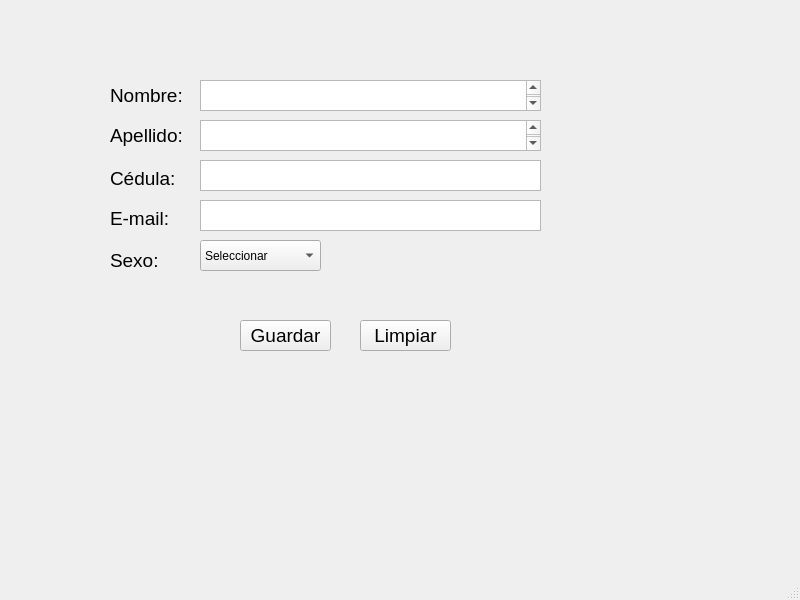
<?xml version="1.0" encoding="UTF-8"?>
<ui version="4.0">
 <class>lblSexo</class>
 <widget class="QMainWindow" name="lblSexo">
  <property name="geometry">
   <rect>
    <x>0</x>
    <y>0</y>
    <width>800</width>
    <height>600</height>
   </rect>
  </property>
  <property name="windowTitle">
   <string>MainWindow</string>
  </property>
  <widget class="QWidget" name="centralwidget">
   <widget class="QLabel" name="lblNombre">
    <property name="geometry">
     <rect>
      <x>110</x>
      <y>80</y>
      <width>101</width>
      <height>31</height>
     </rect>
    </property>
    <property name="font">
     <font>
      <pointsize>14</pointsize>
     </font>
    </property>
    <property name="text">
     <string>Nombre:</string>
    </property>
   </widget>
   <widget class="QLabel" name="lblApellido">
    <property name="geometry">
     <rect>
      <x>110</x>
      <y>120</y>
      <width>81</width>
      <height>31</height>
     </rect>
    </property>
    <property name="font">
     <font>
      <pointsize>14</pointsize>
     </font>
    </property>
    <property name="text">
     <string>Apellido:</string>
    </property>
   </widget>
   <widget class="QLabel" name="lblCedula">
    <property name="geometry">
     <rect>
      <x>110</x>
      <y>170</y>
      <width>71</width>
      <height>16</height>
     </rect>
    </property>
    <property name="font">
     <font>
      <pointsize>14</pointsize>
     </font>
    </property>
    <property name="text">
     <string>Cédula:</string>
    </property>
   </widget>
   <widget class="QLabel" name="lblEmail">
    <property name="geometry">
     <rect>
      <x>110</x>
      <y>210</y>
      <width>71</width>
      <height>16</height>
     </rect>
    </property>
    <property name="font">
     <font>
      <pointsize>14</pointsize>
     </font>
    </property>
    <property name="text">
     <string>E-mail:</string>
    </property>
   </widget>
   <widget class="QLabel" name="label">
    <property name="geometry">
     <rect>
      <x>110</x>
      <y>250</y>
      <width>61</width>
      <height>21</height>
     </rect>
    </property>
    <property name="font">
     <font>
      <pointsize>14</pointsize>
     </font>
    </property>
    <property name="text">
     <string>Sexo:</string>
    </property>
   </widget>
   <widget class="QTextEdit" name="textNombre">
    <property name="geometry">
     <rect>
      <x>200</x>
      <y>80</y>
      <width>341</width>
      <height>31</height>
     </rect>
    </property>
    <property name="font">
     <font>
      <pointsize>16</pointsize>
     </font>
    </property>
   </widget>
   <widget class="QTextEdit" name="textApellido">
    <property name="geometry">
     <rect>
      <x>200</x>
      <y>120</y>
      <width>341</width>
      <height>31</height>
     </rect>
    </property>
    <property name="font">
     <font>
      <pointsize>16</pointsize>
     </font>
    </property>
   </widget>
   <widget class="QTextEdit" name="textCedula">
    <property name="geometry">
     <rect>
      <x>200</x>
      <y>160</y>
      <width>341</width>
      <height>31</height>
     </rect>
    </property>
    <property name="html">
     <string>&lt;!DOCTYPE HTML PUBLIC &quot;-//W3C//DTD HTML 4.0//EN&quot; &quot;http://www.w3.org/TR/REC-html40/strict.dtd&quot;&gt;
&lt;html&gt;&lt;head&gt;&lt;meta name=&quot;qrichtext&quot; content=&quot;1&quot; /&gt;&lt;style type=&quot;text/css&quot;&gt;
p, li { white-space: pre-wrap; }
&lt;/style&gt;&lt;/head&gt;&lt;body style=&quot; font-family:'MS Shell Dlg 2'; font-size:8.25pt; font-weight:400; font-style:normal;&quot;&gt;
&lt;p style=&quot;-qt-paragraph-type:empty; margin-top:0px; margin-bottom:0px; margin-left:0px; margin-right:0px; -qt-block-indent:0; text-indent:0px;&quot;&gt;&lt;br /&gt;&lt;/p&gt;&lt;/body&gt;&lt;/html&gt;</string>
    </property>
   </widget>
   <widget class="QTextEdit" name="textEmail">
    <property name="geometry">
     <rect>
      <x>200</x>
      <y>200</y>
      <width>341</width>
      <height>31</height>
     </rect>
    </property>
   </widget>
   <widget class="QComboBox" name="comboBox">
    <property name="geometry">
     <rect>
      <x>200</x>
      <y>240</y>
      <width>121</width>
      <height>31</height>
     </rect>
    </property>
    <item>
     <property name="text">
      <string>Seleccionar</string>
     </property>
    </item>
    <item>
     <property name="text">
      <string>Masculino</string>
     </property>
    </item>
    <item>
     <property name="text">
      <string>Femenino</string>
     </property>
    </item>
    <item>
     <property name="text">
      <string>Prefiero no decirlo</string>
     </property>
    </item>
   </widget>
   <widget class="QPushButton" name="btnGuardar">
    <property name="geometry">
     <rect>
      <x>240</x>
      <y>320</y>
      <width>91</width>
      <height>31</height>
     </rect>
    </property>
    <property name="font">
     <font>
      <pointsize>14</pointsize>
     </font>
    </property>
    <property name="text">
     <string>Guardar</string>
    </property>
   </widget>
   <widget class="QPushButton" name="btnLimpiar">
    <property name="geometry">
     <rect>
      <x>360</x>
      <y>320</y>
      <width>91</width>
      <height>31</height>
     </rect>
    </property>
    <property name="font">
     <font>
      <pointsize>14</pointsize>
     </font>
    </property>
    <property name="text">
     <string>Limpiar</string>
    </property>
   </widget>
  </widget>
  <widget class="QMenuBar" name="menubar">
   <property name="geometry">
    <rect>
     <x>0</x>
     <y>0</y>
     <width>800</width>
     <height>21</height>
    </rect>
   </property>
  </widget>
  <widget class="QStatusBar" name="statusbar"/>
 </widget>
 <resources/>
 <connections/>
</ui>
